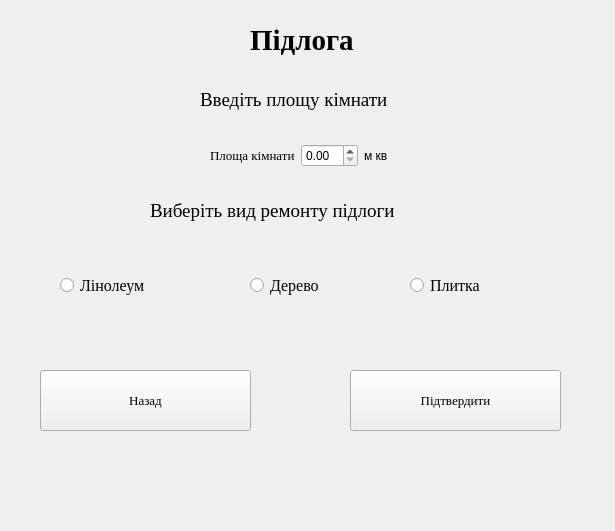
<?xml version="1.0" encoding="UTF-8"?>
<ui version="4.0">
 <class>Form</class>
 <widget class="QWidget" name="Form">
  <property name="geometry">
   <rect>
    <x>0</x>
    <y>0</y>
    <width>615</width>
    <height>531</height>
   </rect>
  </property>
  <property name="windowTitle">
   <string>Form</string>
  </property>
  <property name="windowIcon">
   <iconset>
    <normaloff>1cc8d4a6a2887211353d7d194ad2ab92.jpg</normaloff>1cc8d4a6a2887211353d7d194ad2ab92.jpg</iconset>
  </property>
  <widget class="QLabel" name="label_6">
   <property name="geometry">
    <rect>
     <x>200</x>
     <y>90</y>
     <width>231</width>
     <height>20</height>
    </rect>
   </property>
   <property name="font">
    <font>
     <family>Times New Roman</family>
     <pointsize>14</pointsize>
    </font>
   </property>
   <property name="text">
    <string>Введіть площу кімнати</string>
   </property>
  </widget>
  <widget class="QRadioButton" name="radioButton">
   <property name="geometry">
    <rect>
     <x>60</x>
     <y>260</y>
     <width>111</width>
     <height>51</height>
    </rect>
   </property>
   <property name="font">
    <font>
     <family>Times New Roman</family>
     <pointsize>12</pointsize>
    </font>
   </property>
   <property name="text">
    <string>Лінолеум</string>
   </property>
  </widget>
  <widget class="QLabel" name="label">
   <property name="geometry">
    <rect>
     <x>250</x>
     <y>20</y>
     <width>151</width>
     <height>41</height>
    </rect>
   </property>
   <property name="font">
    <font>
     <family>Times New Roman</family>
     <pointsize>22</pointsize>
     <weight>75</weight>
     <bold>true</bold>
    </font>
   </property>
   <property name="text">
    <string>Підлога</string>
   </property>
  </widget>
  <widget class="QRadioButton" name="radioButton_3">
   <property name="geometry">
    <rect>
     <x>410</x>
     <y>260</y>
     <width>111</width>
     <height>51</height>
    </rect>
   </property>
   <property name="font">
    <font>
     <family>Times New Roman</family>
     <pointsize>12</pointsize>
    </font>
   </property>
   <property name="text">
    <string>Плитка</string>
   </property>
  </widget>
  <widget class="QPushButton" name="pushButton_2">
   <property name="geometry">
    <rect>
     <x>350</x>
     <y>370</y>
     <width>211</width>
     <height>61</height>
    </rect>
   </property>
   <property name="font">
    <font>
     <family>Times New Roman</family>
     <pointsize>10</pointsize>
    </font>
   </property>
   <property name="text">
    <string>Підтвердити</string>
   </property>
  </widget>
  <widget class="QPushButton" name="pushButton">
   <property name="geometry">
    <rect>
     <x>40</x>
     <y>370</y>
     <width>211</width>
     <height>61</height>
    </rect>
   </property>
   <property name="font">
    <font>
     <family>Times New Roman</family>
     <pointsize>10</pointsize>
    </font>
   </property>
   <property name="text">
    <string>Назад</string>
   </property>
  </widget>
  <widget class="QWidget" name="horizontalLayoutWidget">
   <property name="geometry">
    <rect>
     <x>210</x>
     <y>140</y>
     <width>211</width>
     <height>31</height>
    </rect>
   </property>
   <layout class="QHBoxLayout" name="horizontalLayout_16">
    <item>
     <widget class="QLabel" name="label_35">
      <property name="font">
       <font>
        <family>Times New Roman</family>
        <pointsize>10</pointsize>
       </font>
      </property>
      <property name="text">
       <string>Площа кімнати</string>
      </property>
     </widget>
    </item>
    <item>
     <widget class="QDoubleSpinBox" name="doubleSpinBox_16"/>
    </item>
    <item>
     <widget class="QLabel" name="label_36">
      <property name="text">
       <string>м кв</string>
      </property>
     </widget>
    </item>
   </layout>
  </widget>
  <widget class="QLabel" name="label_29">
   <property name="geometry">
    <rect>
     <x>150</x>
     <y>190</y>
     <width>311</width>
     <height>41</height>
    </rect>
   </property>
   <property name="font">
    <font>
     <family>Times New Roman</family>
     <pointsize>14</pointsize>
    </font>
   </property>
   <property name="text">
    <string>Виберіть вид ремонту підлоги</string>
   </property>
  </widget>
  <widget class="QRadioButton" name="radioButton_2">
   <property name="geometry">
    <rect>
     <x>250</x>
     <y>260</y>
     <width>111</width>
     <height>51</height>
    </rect>
   </property>
   <property name="font">
    <font>
     <family>Times New Roman</family>
     <pointsize>12</pointsize>
    </font>
   </property>
   <property name="text">
    <string>Дерево</string>
   </property>
  </widget>
 </widget>
 <resources/>
 <connections/>
</ui>
